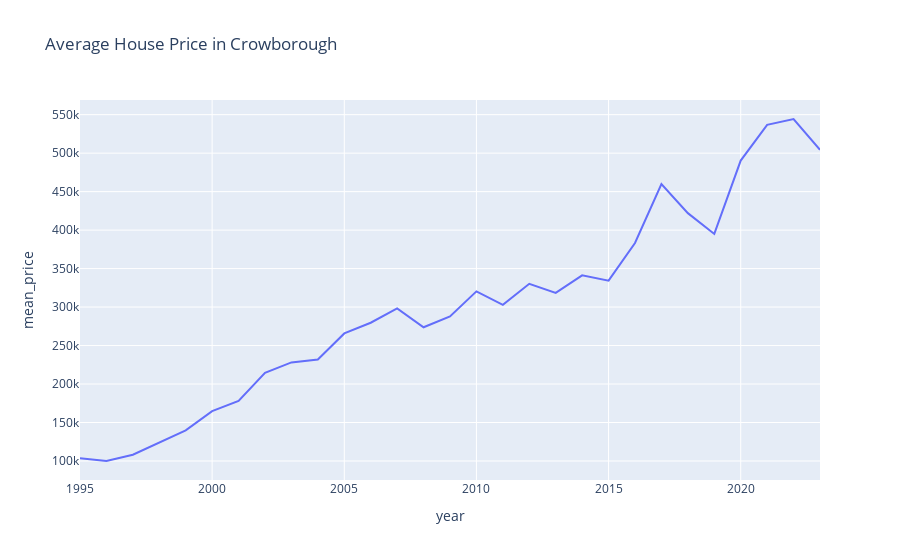

The notebook cell saved with this chart:
### Code cell
import plotly.express as px

crowborough_house_prices = price_paid_data.loc[price_paid_data.city=='CROWBOROUGH']
crowborough_house_prices['year'] = pd.DatetimeIndex(crowborough_house_prices['transfer_date']).year
crowborough_house_prices = crowborough_house_prices.groupby('year')['price'].mean().reset_index(name ='mean_price')

fig = px.line(crowborough_house_prices, x="year", y="mean_price", title='Average House Price in Crowborough')
fig.show()

### Figure 1 — Plotly figure (JSON) as saved in the notebook; plotly's stock layout.template omitted (floating-point values rounded to 4 significant figures)
{"data": [{"hovertemplate": "year=%{x}<br>mean_price=%{y}<extra></extra>", "legendgroup": "", "line": {"color": "#636efa", "dash": "solid"}, "marker": {"symbol": "circle"}, "mode": "lines", "name": "", "orientation": "v", "showlegend": false, "type": "scatter", "x": [1995, 1996, 1997, 1998, 1999, 2000, 2001, 2002, 2003, 2004, 2005, 2006, 2007, 2008, 2009, 2010, 2011, 2012, 2013, 2014, 2015, 2016, 2017, 2018, 2019, 2020, 2021, 2022, 2023], "xaxis": "x", "y": [103600.0, 99980.0, 108100.0, 124000.0, 139800.0, 164700.0, 178100.0, 214600.0, 228100.0, 231900.0, 265800.0, 279600.0, 298200.0, 273700.0, 287700.0, 320400.0, 302800.0, 330300.0, 318400.0, 341200.0, 334300.0, 383200.0, 459900.0, 422000.0, 395000.0, 490300.0, 536800.0, 544400.0, 504400.0], "yaxis": "y"}], "layout": {"legend": {"tracegroupgap": 0}, "title": {"text": "Average House Price in Crowborough"}, "xaxis": {"anchor": "y", "domain": [0, 1], "title": {"text": "year"}}, "yaxis": {"anchor": "x", "domain": [0, 1], "title": {"text": "mean_price"}}}}
